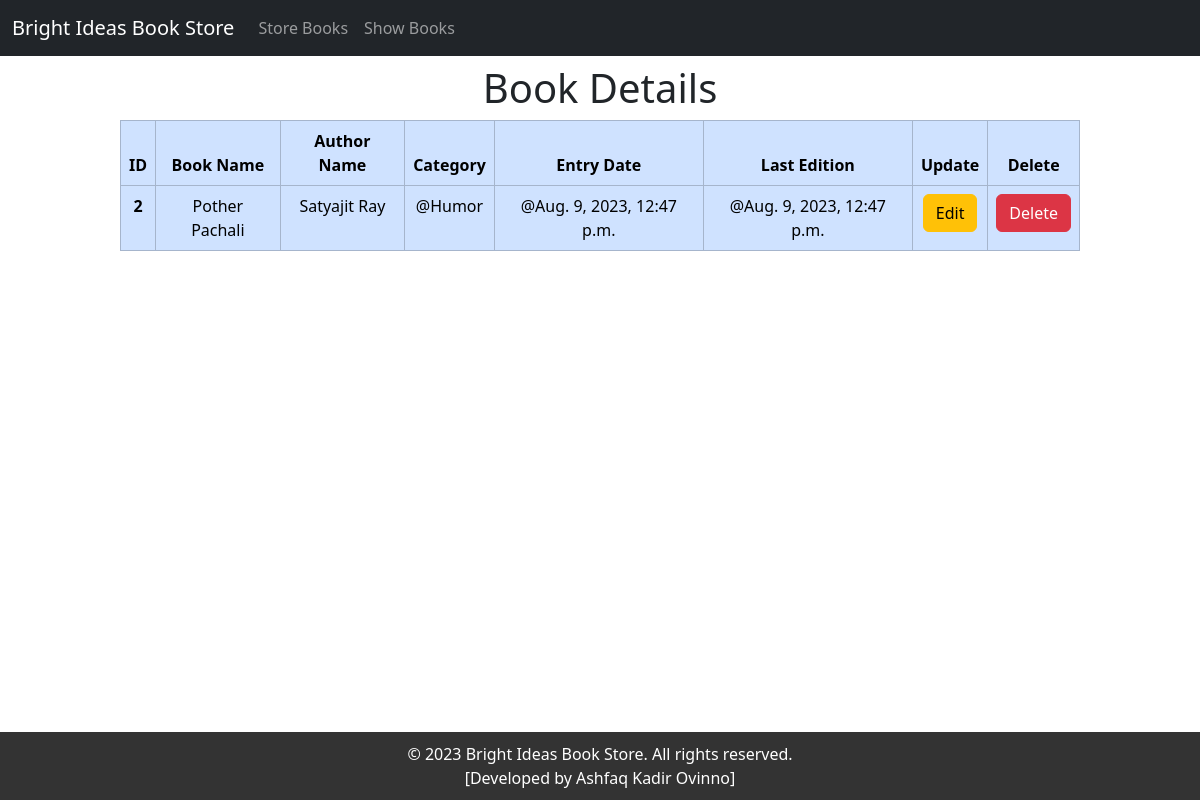
The app's page /book_details/2 with its own data.
### book/models.py (models this page shows)
class BookStoreModel(models.Model):
    CATEGORY = (
        ('Mystery', 'Mystery'),
        ('Thriller', 'Thriller'),
        ('Sci-Fi', 'Sci-Fi'),
        ('Humor', 'Humor'),
        ('Horror', 'Horror'),
    )
    id = models.IntegerField(primary_key=True)
    book_name = models.CharField(max_length=30)
    author = models.CharField(max_length=30)
    category = models.CharField(max_length=30, choices=CATEGORY)
    first_pub = models.DateTimeField(auto_now_add=True) # first entry
    last_pub = models.DateTimeField(auto_now=True) # edited entry

### book/views.py (the view)
# urls.py: path('book_details/<int:pk>', BookDetailsView.as_view(), name='book_details'),
class BookDetailsView(DetailView):
    model = BookStoreModel
    template_name = 'book_details.html'
    context_object_name = 'item'
    pk_url_kwarg = 'pk'

### book/templates/book_details.html
{% extends 'base.html' %}
{% block content %}
<div style="width: 50%; margin: auto; text-align: center">
  <h1><h1>Book Details</h1></h1>
</div>
<div style="width: 80%; margin: auto; text-align: center">
  <table class="table table-bordered table-primary">
    <thead>
      <tr>
        <th scope="col">ID</th>
        <th scope="col">Book Name</th>
          <th scope="col">Author Name</th>
          <th scope="col">Category</th>
          <th scope="col">Entry Date</th>
          <th scope="col">Last Edition</th>
          <th scope="col">Update</th>
          <th scope="col">Delete</th>
      </tr>
    </thead>
    <tbody>
      <tr>
        <th scope="row">{{item.id}}</th>
        <td>{{item.book_name}}</td>
          <td>{{item.author}}</td>
          <td>@{{item.category}}</td>
          <td>@{{item.first_pub}}</td>
          <td>@{{item.last_pub}}</td>
          <td>
            <a href="{% url 'edit_book' pk=item.id %}" class="btn btn-warning"
              >Edit</a
            >
          </td>
          <td>
            <a href="{% url 'delete_book' pk=item.id %}" class="btn btn-danger"
              >Delete</a
          </td>
      </tr>
    </tbody>
  </table>
</div>
{% endblock content %}

### records on screen
BookStoreModel: id "2", book_name "Pother Pachali", author "Satyajit Ray", category "Humor", first_pub "Aug. 9, 2023, 12:47 p.m.", last_pub "Aug. 9, 2023, 12:47 p.m."
